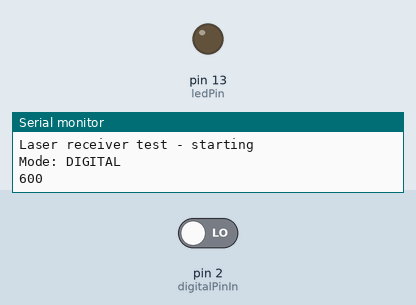
Simulated run of this sketch. Board: Arduino Nano, built with avr-gcc and run on an emulated ATmega328P. On the bench: output pins drawn as LEDs (lit = HIGH), the last lines printed to the serial monitor. The test bench sets the inputs (shaded band); at power-on: pin 2 (digitalPinIn) LOW.

Above: at 1.2 s.
1.3 s: pin 2 (digitalPinIn) driven HIGH
At 1.7 s:
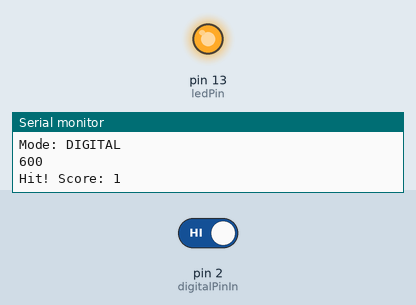
4.3 s: pin 2 (digitalPinIn) driven LOW
At 5.3 s:
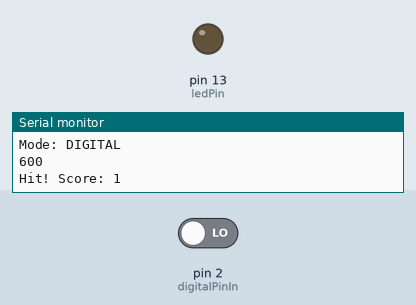
Timing chart, 0 to 7.3 s (numbered marks = the images above; inputs shaded):
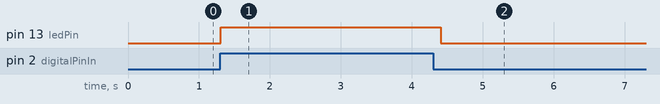

Measured:
- after the input at 1.3 s, pin 13 (ledPin): LOW → HIGH at once
- after the input at 4.3 s, pin 13 (ledPin): HIGH → LOW after 0.10 s

The sketch:

target_test.ino
```cpp
// Simple Arduino Nano sketch for a laser receiver + LED indicator
// - When the receiver detects the laser beam, the LED turns on
// - Supports either a digital (HIGH/LOW) photodiode/receiver or an analog sensor
// - Includes simple debounce and Serial calibration output

// Wiring suggestion:
// Laser receiver output -> D2 (or A0 for analog)
// Status LED -> D13 (on-board LED) or external LED with resistor

// Choose input mode: set to true if your receiver gives an analog voltage
// (connect to A0). Set to false for a digital output (connect to D2).
const bool useAnalog = false;

// Pins
const int digitalPinIn = 2; // interrupt-capable pin on Nano
const int analogPinIn = A0;
const int ledPin = 13; // on-board LED

// Threshold for analog detection (0-1023). You can calibrate via Serial.
int analogThreshold = 600;

// Debounce / hold time (ms) to avoid flicker
const unsigned long holdMillis = 100;
unsigned long lastTriggered = 0;

// Score counter: number of times target was hit
unsigned long score = 0;

// For edge detection so we only count one score per hit event
bool lastHitState = false;

// Cooldown after a scored hit (ms). While in cooldown, further hits won't increment.
const unsigned long scoreCooldownMs = 500;
unsigned long lastScoreTime = 0;

void setup() {
  pinMode(ledPin, OUTPUT);
  digitalWrite(ledPin, LOW);

  if (!useAnalog) {
    pinMode(digitalPinIn, INPUT);

  } else {
  }

  Serial.begin(115200);
  while (!Serial) {
    ;
  }
  Serial.println("Laser receiver test - starting");
  Serial.print("Mode: "); Serial.println(useAnalog ? "ANALOG" : "DIGITAL");
  if (useAnalog) Serial.print("Threshold: "); Serial.println(analogThreshold);
}

void loop() {
  bool hit = false;

  if (useAnalog) {
    int v = analogRead(analogPinIn);
    hit = (v >= analogThreshold);

    static unsigned long lastPrint = 0;
    if (millis() - lastPrint > 500) {
      lastPrint = millis();
      Serial.print("Analog: "); Serial.println(v);
    }
  } else {
    int val = digitalRead(digitalPinIn);
    hit = (val == HIGH);
  }

  if (hit) {
    lastTriggered = millis();
    digitalWrite(ledPin, HIGH);
  }

  if (hit && !lastHitState) {
    unsigned long now = millis();
    if (now - lastScoreTime >= scoreCooldownMs) {
      score++;
      lastScoreTime = now;
      Serial.print("Hit! Score: "); Serial.println(score);
    } else {
      // ignored due to cooldown
    }
  }
  lastHitState = hit;

  if (millis() - lastTriggered > holdMillis) {
    digitalWrite(ledPin, LOW);
  }

  if (Serial.available()) {
    String s = Serial.readStringUntil('\n');
    s.trim();
    if (s.length() > 0) {
      if (useAnalog) {
        int v = s.toInt();
        if (v > 0 && v <= 1023) {
          analogThreshold = v;
          Serial.print("New threshold: "); Serial.println(analogThreshold);
        } else {
          Serial.println("Enter a value 1-1023 to set analog threshold.");
        }
      } else {
        Serial.println("Digital mode: no threshold to set. Send 'stats' to print state.");
        if (s.equalsIgnoreCase("stats")) {
          Serial.print("Digital pin state: ");
          Serial.println(digitalRead(digitalPinIn));
        }
      }
    }
  }

  delay(10);
}
```
